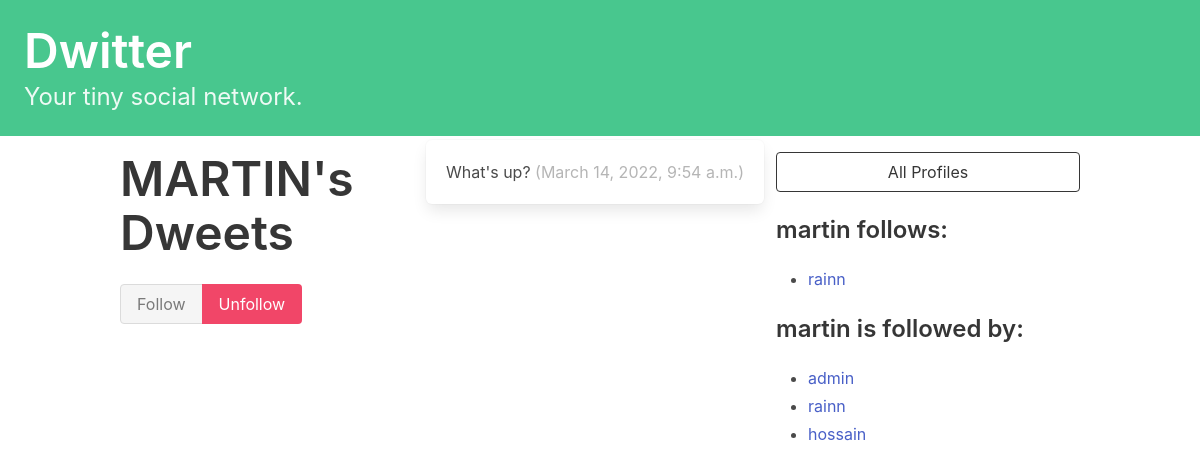
The app's page /profile/2 (signed in) with its own data.
### dwitter/models.py (models this page shows, shortened)
class Profile(models.Model):
    user = models.OneToOneField(User, on_delete=models.CASCADE)
    follows = models.ManyToManyField(
        "self",
        related_name="followed_by",
        symmetrical=False,
        blank=True
    )
    def __str__(self):
        return self.user.username

class Dweet(models.Model):
    user       = models.ForeignKey(
        User, related_name="dweets", on_delete=models.DO_NOTHING
    )
    body       = models.CharField(max_length=140)
    created_at = models.DateTimeField(auto_now_add=True)

### dwitter/views.py (the view, shortened to what this page needs)
# urls.py: path("profile/<int:pk>", profile, name="profile"),
def profile(request, pk):
    if not hasattr(request.user, 'profile'):
        missing_profile = Profile(user=request.user)
        missing_profile.save()
    profile  = Profile.objects.get(pk=pk)
    return render(request, "dwitter/profile.html", {"profile":profile})

### dwitter/templates/dwitter/profile.html (shortened to what this page needs)
{% extends 'base.html' %}
{% block content %}
<div class="column">
    <div class="block">
    <h1 class="title is-1">
        {{profile.user.username|upper}}'s Dweets
    </h1>
    </div>
    <form method="post">
        <div class="buttons has-addons">
        {% if profile in user.profile.follows.all %}
            <button class="button is-success is-static">Follow</button>
            <button class="button is-danger" name="follow" value="unfollow">
                Unfollow
            </button>
        {% else %}
            <button class="button is-success" name="follow" value="follow">
                Follow
            </button>
            <button class="button is-danger is-static">Unfollow</button>
        {% endif %}
        </div>
    </form>
    </div>
    <div class="content">
        {% for dweet in profile.user.dweets.all %}
            <div class="box">
                {{ dweet.body }}
                <span class="is-small has-text-grey-light">
                    ({{ dweet.created_at }})
                </span>
            </div>
        {% endfor %}
    </div>
<div class="column is-one-third">
    <div class="block">
        <a href="{% url 'dwitter:profile_list' %}">
            <button class="button is-dark is-outlined is-fullwidth">
                All Profiles
            </button>
        </a>
    </div>
    <div class="block">
        <h3 class="title is-4">
            {{profile.user.username}} follows:
        </h3>
        <div class="content">
            <ul>
            {% for following in profile.follows.all %}
                <li>
                    <a href="{% url 'dwitter:profile' following.id %}">
                        {{ following }}
                    </a>
                </li>
            {% endfor %}
            </ul>
        </div>
    </div>
    <div class="block">
        <h3 class="title is-4">
            {{profile.user.username}} is followed by:
        </h3>
        <div class="content">
            <ul>
            {% for follower in profile.followed_by.all %}
                <li>
                    <a href="{% url 'dwitter:profile' follower.id %}">
                        {{ follower }}
                    </a>
                </li>
            {% endfor %}
            </ul>
        </div>
    </div>
</div>
{% endblock content %}

### records on screen
Profile: user.username "MARTIN", user.username "martin"
Dweet: body "What's up?", created_at "March 14, 2022, 9:54 a.m."
Profile: user.username "rainn"
Profile: user.username "admin"
Profile: user.username "hossain"
